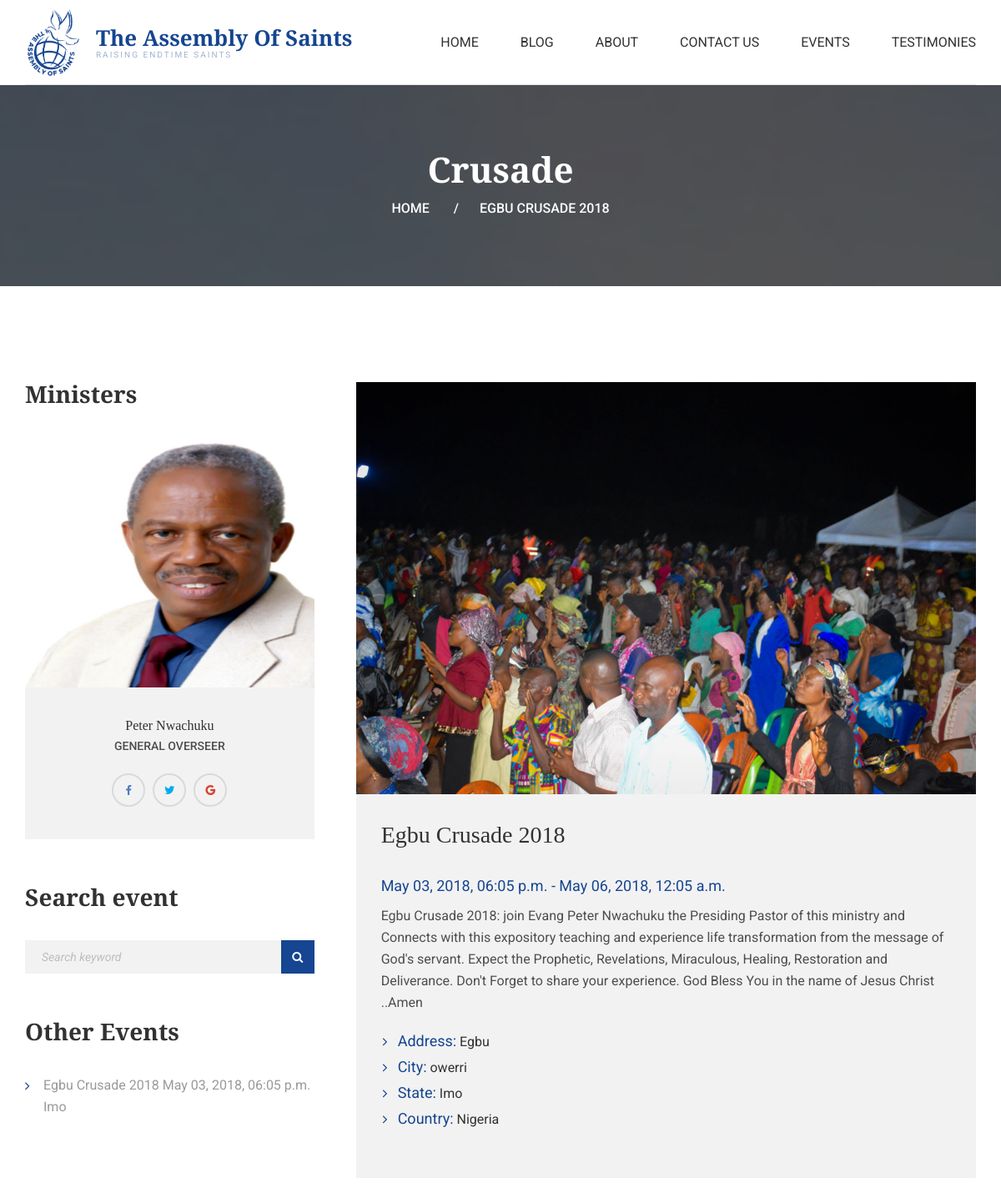
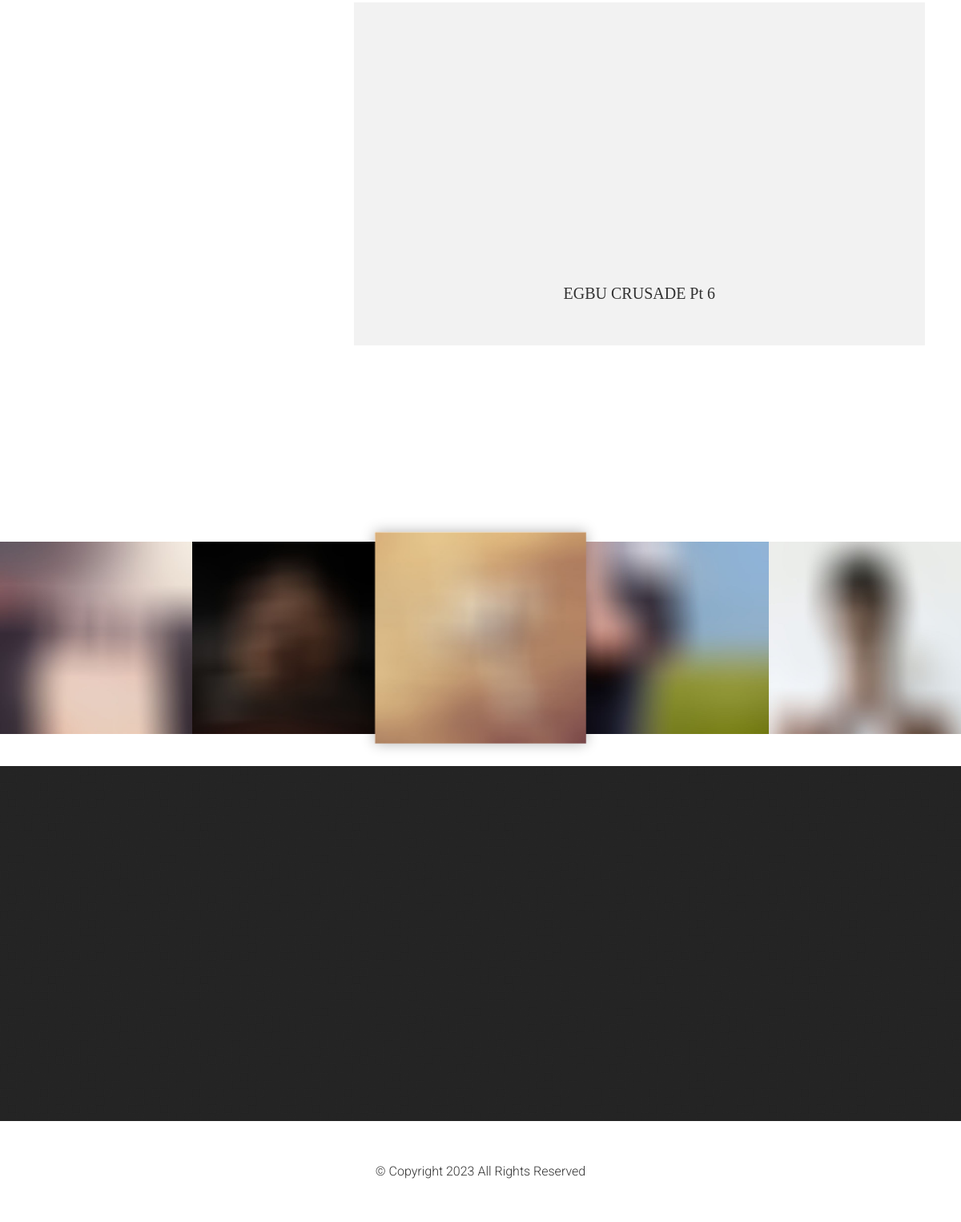
The page /event/1/ on the database its author committed (2 pictures, top to bottom).
### organization/models.py (models this page shows, shortened)
class organizationOverview(models.Model):
    organization = models.OneToOneField(
        Organization,
        on_delete=models.CASCADE,
        unique=True,
    )
    organization_overview = models.TextField(max_length=500, blank=True)
    organization_mandate = models.TextField(max_length=500, blank=True)
    mission_statement = models.TextField(max_length=500, blank=True)
    vision = models.TextField(max_length=500, blank=True)
    philosophy = models.TextField(max_length=500, blank=True)
    id = models.AutoField(primary_key=True, default=None)
    def __str__(self):
        return self.organization.organization_name

class Organization(models.Model):
    user = models.ForeignKey(Account, on_delete=models.CASCADE, blank=True, null=True)
    organization_name = models.CharField(max_length=50)
    website_address = models.URLField(max_length=200, blank=True)
    email = models.EmailField(max_length=50)
    address_line_1 = models.CharField(max_length=50)
    address_line_2 = models.CharField(max_length=50, blank=True)
    city = models.CharField(max_length=50)
    state = models.CharField(max_length=50)
    postal_code = models.CharField(max_length=12, blank=True)
    country = models.CharField(max_length=50)
    phone = models.CharField(max_length=15)
    logo = models.ImageField(upload_to='photos/logos')
    is_church = models.BooleanField(default=False)
    created_date = models.DateTimeField(auto_now_add=True)
    modified_date = models.DateTimeField(auto_now=True)
    facebook = models.CharField(max_length=50, blank=True, null=True)
    youtube = models.CharField(max_length=50, blank=True, null=True)
    instagram = models.CharField(max_length=50, blank=True, null=True)
    open_hours = models.CharField(max_length=50, blank=True, null=True)
    class Meta:
        verbose_name = 'organization'
        verbose_name_plural = 'organizations'

### event/models.py (models this page shows, shortened)
class Event(models.Model):
    organization = models.ForeignKey(Organization, on_delete=models.CASCADE)
    date = models.DateTimeField(auto_now=False)
    end_date = models.DateTimeField(auto_now=False)
    address_line_1 = models.CharField(max_length=50, blank=True)
    address_line_2 = models.CharField(max_length=50, blank=True)
    city = models.CharField(max_length=50)
    state = models.CharField(max_length=50)
    country = models.CharField(max_length=50)
    created_date = models.DateTimeField(auto_now_add=True)
    modified_date = models.DateTimeField(auto_now=True)
    type = models.CharField(max_length=50, choices=type_choice, default=0)
    event = models.ForeignKey(ActualEvent, on_delete=models.CASCADE, blank=True, null=True)
    def get_url(self):
        return reverse('event', args=[self.id])
    class Meta:
        verbose_name = 'Event'
        verbose_name_plural = 'Events'

class ActualEvent(models.Model):
    name = models.CharField(max_length=50)
    description = models.TextField(max_length=500, blank=True, null=True)
    created_date = models.DateTimeField(auto_now_add=True)
    modified_date = models.DateTimeField(auto_now=True)

class EventVideo(models.Model):
    event = models.ForeignKey(ActualEvent, on_delete=models.CASCADE, blank=True, null=True)
    name = models.CharField(max_length=50)
    youtube_link = models.CharField(max_length=100, blank=True, null=True)
    created_date = models.DateTimeField(auto_now_add=True)

### staff/models.py (models this page shows, shortened)
class Staff(models.Model):
    organization = models.ForeignKey(Organization, on_delete=models.CASCADE)
    title = models.CharField(max_length=50, blank=True, null=True)
    first_name = models.CharField(max_length=50)
    last_name = models.CharField(max_length=50)
    job_title = models.CharField(max_length=100)
    about = models.TextField(max_length=500)
    photo = models.ImageField(upload_to='photos/staff')
    phone = models.CharField(max_length=15)
    email = models.EmailField(max_length=50, unique=True)
    address_line_1 = models.CharField(max_length=50)
    address_line_2 = models.CharField(max_length=50, blank=True)
    city = models.CharField(max_length=50)
    state = models.CharField(max_length=50)
    country = models.CharField(max_length=50)
    employment_date = models.DateTimeField()
    terminate_date = models.DateTimeField(blank=True, null=True)
    is_active = models.BooleanField(default=True)
    is_management = models.BooleanField(default=False)
    is_primary_contact = models.BooleanField(default=False)
    class Meta:
        verbose_name = 'Staff'
        verbose_name_plural = 'Staff'

### event/views.py (the view)
# urls.py: path('<int:event_id>/', EventView.as_view(), name='event'),
class EventView(View):
    template_name = "event/event.html"
    def get(self, request, event_id):
        events = Event.objects.all()
        events_list = []
        for e in events:
            event_dict = dict(
                id=e.id,
                name = e.event.name,
                date = e.date,
                city = e.city,
                state = e.state,
                url = e.get_url
            )
            events_list.append(event_dict)
        event = Event.objects.select_related('event').filter(id = event_id).values(
            'event_id',
            'event__name',
            'event__description',
            'date',
            'end_date',
            'address_line_1',
            'address_line_2',
            'city',
            'state',
            'country',
            'type'
        ).first()
        photos = EventPhoto.objects.filter(event = event['event_id']).values('name','file')
        photo = photos.first()
        videos = EventVideo.objects.filter(event = event['event_id']).values('name', 'youtube_link')
        preachers = Preacher.objects.select_related('staff').filter(event = event['event_id']).values(
            'first_name', 'last_name', 'staff__photo', 'staff__job_title', 'email', 'is_host')
        context = {
            'events_list': events_list,
            'event': event,
            'photos': photos,
            'photo': photo,
            'videos': videos,
            'preachers': preachers,
        }
        return render(request, self.template_name, context)

### blog/context_processors.py (called while the page is built)
def menu_links(request):
    links = Article.objects.filter().order_by('-id')[:3].values('article_title', 'created_date')
    return dict(blog_links=links)

### event/context_processors.py (called while the page is built)
def event_links(request):
    links = Event.objects.select_related('event').all()
    return dict(event_links=links)

### organization/context_processors.py (called while the page is built)
def menu_links(request):
    links = organizationOverview.objects.select_related('organization').get(organization=1, organization__is_church='True')
    return dict(org_links=links)

### templates/event/event.html (shortened to what this page needs)
{% extends 'base.html' %}
{% load static %}
{% block content %}
<section class="page_breadcrumbs ds parallax section_padding_top_65 section_padding_bottom_65">
    <div class="container">
        <div class="row">
            <div class="col-sm-12 text-center">
                <h2 class="highlight bold">{{ event.type }}</h2>
                <ol class="breadcrumb">
                    <li><a href="./">Home</a></li>
                    <li class="active">{{ event.event__name }}</li>
                </ol>
            </div>
        </div>
    </div>
</section>
<section class="ls section_padding_top_100 section_padding_bottom_75 columns_padding_25">
    <div class="container">
        <div class="row">
            <div class="col-sm-7 col-md-8 col-lg-8 col-sm-push-5 col-md-push-4 col-lg-push-4">
                <article class="vertical-item content-padding with_background">
                    <div class="item-media">
                        <img src="{{ MEDIA_URL }}{{ photo.file }}" alt="" />
                    </div>
                    <div class="item-content">
                        <h1 class="entry-title topmargin_0">{{ event.event__name }}</h1>
                        <div class="item-meta highlight fontsize_18">
                            {{ event.date|date:"M d, Y, h:m a" }} - {{ event.end_date|date:"M d, Y, h:m a" }}
                        </div>
                        <p>
                            {{ event.event__description }}
                        </p>
                        <ul class="list2 grey">
                            <li><span class="item-meta highlight fontsize_18">Address:</span> {{ event.address_line_1 }} {{ event.address_line_2 }}</li>
                            <li><span class="item-meta highlight fontsize_18">City:</span> {{ event.city }}</li>
                            <li><span class="item-meta highlight fontsize_18">State:</span> {{ event.state }}</li>
                            <li><span class="item-meta highlight fontsize_18">Country:</span> {{ event.country }}</li>
                        </ul>
                    </div>
                </article>
                <article class="vertical-item content-padding with_background">
                    {% for video in videos %}
                    <div class="isotope-item col-lg-12 col-md-12 col-sm-12 category3">
                        <div class="vertical-item content-padding with_background text-center">
                            <div class="item-media">
                                <iframe width="560" height="315" src="{{ video.youtube_link }}" title="YouTube video player" frameborder="0" allow="accelerometer; autoplay; clipboard-write; encrypted-media; gyroscope; picture-in-picture" allowfullscreen></iframe>
                            </div>
                            <div class="item-content">
                                <h4><a href="team-single.html">{{ video.name }}</a></h4>
                            </div>
                        </div>
                    </div>
                    {% endfor %}
                </article>
            </div>
            <aside class="col-sm-5 col-md-4 col-lg-4 col-sm-pull-7 col-md-pull-8 col-lg-pull-8">
                <div class="widget widget_search">
                    <h3 class="widget-title">Ministers</h3>
                    {% for preacher in preachers %}
                    <div class="vertical-item content-padding with_background text-center">
                        <div class="item-media">
                            <img src="{{ MEDIA_URL }}{{ preacher.staff__photo }}" alt="" style="height: 300px;">
                        </div>
                        <div class="item-content">
                            <h4><a href="team-single.html">{{ preacher.first_name }} {{ preacher.last_name }}</a></h4>
                            <p class="small-text">{{ preacher.staff__job_title }}</p>
                            <p class="social-icons">
                                <a class="social-icon border-icon color-icon rounded-icon soc-facebook" href="#" title="" data-toggle="tooltip" data-original-title="Facebook"></a>
                                <a class="social-icon border-icon color-icon rounded-icon soc-twitter" href="#" title="" data-toggle="tooltip" data-original-title="Twitter"></a>
                                <a class="social-icon border-icon color-icon rounded-icon soc-google" href="#" title="" data-toggle="tooltip" data-original-title="Google"></a>
                            </p>
                        </div>
                    </div>
                    {% endfor %}
                </div>
                <div class="widget widget_search">
                    <h3 class="widget-title">Search event</h3>
                    <form method="POST" class="form-inline" action="{% url 'event_search'%}">
                        <div class="form-group">
                            <input id="widget-search" type="text" value="" name="keyword" class="form-control" placeholder="Search keyword">
                        </div>
                        <button type="submit" class="theme_button color1">Search</button>
                    </form>
                </div>
                <div class="widget widget_categories">
                    <h3 class="widget-title">Other Events</h3>
                    <ul class="greylinks">
                      {% for e in events_list %}
                        <li>
                            <a href="{{ e.url }}">{{ e.name }} {{ e.date|date:"M d, Y, h:m a" }} {{ e.state }}</a>
                        </li>
                      {% endfor %}
                    </ul>
                </div>
            </aside>
        </div>
    </div>
</section>
<section class="ls" style="padding-top: 100px;">
    <div class="owl-carousel center-scale" data-responsive-lg="5" data-responsive-md="5" data-responsive-sm="3" data-responsive-xs="2" data-center="true" data-loop="true" data-margin="0" data-nav="true">
      <div class="vertical-item content-absolute corporate consulting">
        <div class="item-media">
          <img src="{% static 'images/gallery_square/01.jpg' %}" alt="">
          <div class="media-links">
          </div>
        </div>
      </div>
      <div class="vertical-item content-absolute corporate consulting">
        <div class="item-media">
          <img src="{% static 'images/gallery_square/02.jpg' %}" alt="">
          <div class="media-links">
          </div>
        </div>
      </div>
      <div class="vertical-item content-absolute corporate consulting">
        <div class="item-media">
          <img src="{% static 'images/gallery_square/03.jpg' %}" alt="">
          <div class="media-links">
          </div>
        </div>
      </div>
      <div class="vertical-item content-absolute corporate consulting">
        <div class="item-media">
          <img src="{% static 'images/gallery_square/07.jpg' %}" alt="">
          <div class="media-links">
          </div>
        </div>
      </div>
      <div class="vertical-item content-absolute corporate consulting">
        <div class="item-media">
          <img src="{% static 'images/gallery_square/08.jpg' %}" alt="">
          <div class="media-links">
          </div>
        </div>
      </div>
    </div>
  </section>
{% endblock %}

### templates/includes/navbar.html (shortened to what this page needs)
{% load static %}
{% url 'MOTS' as home %}
{% url 'blog' as blog %}
{% url 'contact_us' as contact_us %}
{% url 'testimonies' as testimonies %}
<header class="page_header header_white toggler_right with_bottom_border_container">
  <div class="container">
    <div class="row">
      <div class="col-sm-12 display_table">
        <div class="header_left_logo display_table_cell">
          <a href="./" class="logo top_logo">
            <img src="{{ org_links.organization.logo.url }}" alt="" style="width: 68px;">
            <span class="logo_text">
              <strong class="playfair">{{ org_links.organization.organization_name }}</strong>
              <span class="small-text">Raising endtime saints</span>
            </span>
          </a>
        </div>
        <div class="header_mainmenu display_table_cell text-right">
          <nav class="mainmenu_wrapper">
            <ul class="mainmenu nav sf-menu">
              <li class = "{% if request.path == home %} active {% endif %}"><a href="{% url 'MOTS' %}">Home</a></li>
              <li class = "{% if request.path == blog %} active {% endif %}"><a href="{% url 'blog' %}">Blog</a></li>
              <li class = "{% if request.path == blog %} active {% endif %}"><a href="{% url 'about' %}">About</a></li>
              <li class = "{% if request.path == contact_us %} active {% endif %}"><a href="{% url 'contact_us' %}">Contact Us</a></li>
              <li>
                <a href="#">Events</a>
              </li>
              <li class = "{% if request.path == testimonies %} active {% endif %}"><a href="{% url 'testimonies' %}"">Testimonies</a></li>
            </ul>
          </nav>
        </div>
      </div>
    </div>
  </div>
</header>

### rows shown on the page
organizationOverview: organization.logo (picture), organization.organization_name "The Assembly Of Saints"
Event: type "Crusade", address_line_1 "Egbu", city "owerri", state "Imo", date "May 03, 2018, 06:05 p.m.", state "Imo"
ActualEvent: event__name "EGBU CRUSADE 2018", event__name "Egbu Crusade 2018", event__description "Egbu Crusade 2018: join Evang Peter Nwachuku the Presiding Pastor of this ministry and Connects with this expository teaching and experience life transformation from the message of God's servant. Expect the Prophetic, Revelations, Miraculous, Healing, Restoration and Deliverance. Don't Forget to share your experience. God Bless You in the name of Jesus Christ ..Amen", name "Egbu Crusade 2018"
EventVideo: name "EGBU CRUSADE Pt 6"
Staff: first_name "Peter", last_name "Nwachuku", staff__job_title "GENERAL OVERSEER"

### other values the page prints
{{ event.date|date:"M d, Y, h:m a" }} "May 03, 2018, 06:05 p.m."
{{ event.end_date|date:"M d, Y, h:m a" }} "May 06, 2018, 12:05 a.m."
{{ event.country }} "Nigeria"
